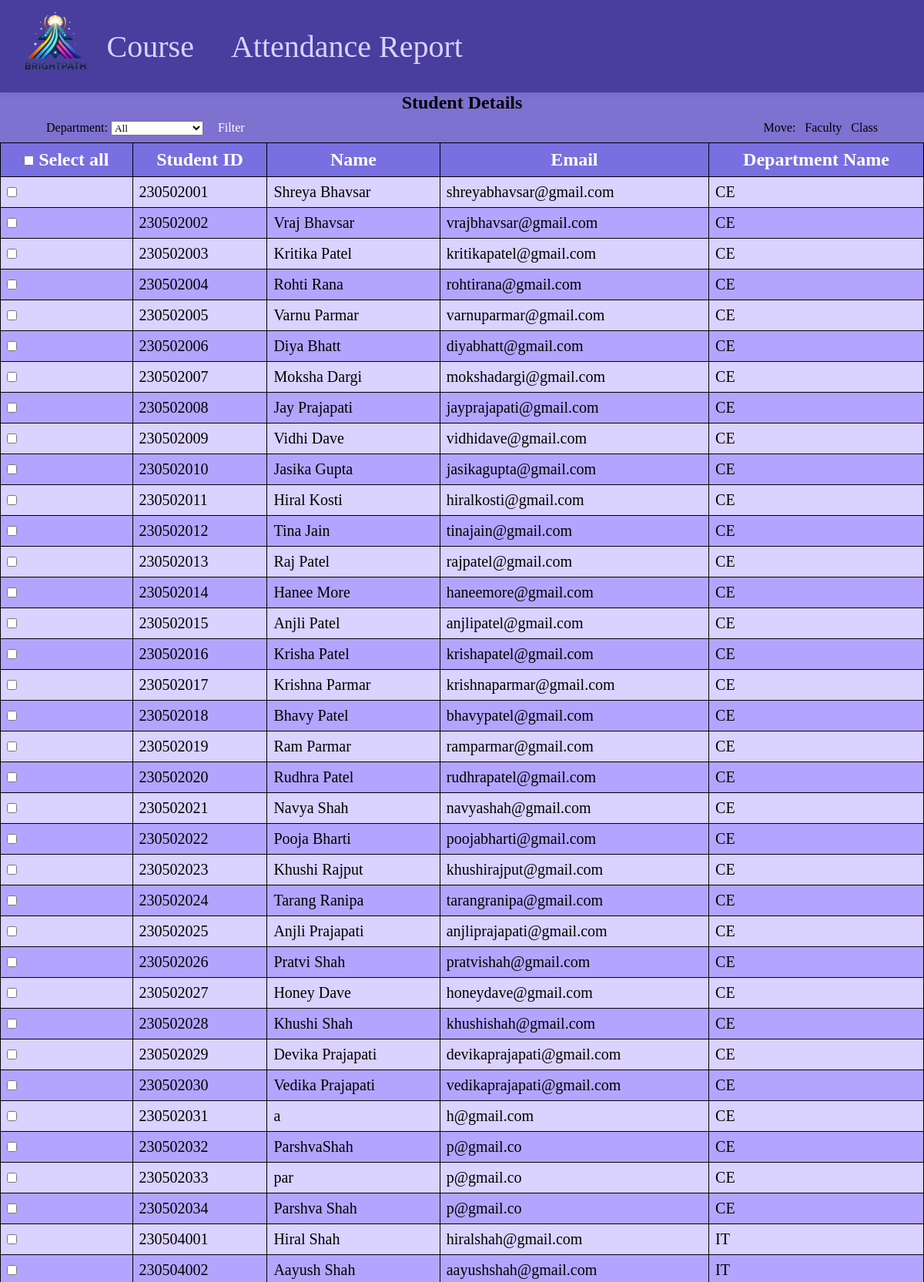
The page /hod/php/studentlist.php (upper part) on the database its author committed.
### tables this page shows
CREATE TABLE `students` (
  `Student_ID` int(15) NOT NULL,
  `Name` varchar(25) NOT NULL,
  `Email` varchar(50) NOT NULL,
  `Department_ID` int(15) DEFAULT NULL,
  `Password` int(10) NOT NULL
);

CREATE TABLE `department` (
  `Department_ID` int(15) NOT NULL,
  `Name` varchar(25) NOT NULL
);

### hod/php/studentlist.php (the view, shortened to what this page needs)
<?php
include 'conn.php';
include 'navbar.php';
include 'loading.php';
?>
<link rel="stylesheet" href="../css/m-student.css">
<div id="student">
    <div class="header">
        <div class="line1">
            <h2>Student Details</h2>
        </div>
        <div class="line2">
            <form method="post">
                Department:
                <select name="dept" style="width: 10vw;">
                    <option value="1" <?php if ($_SERVER['REQUEST_METHOD'] == 'POST' && isset($_POST['stu-list']) && $_POST['dept'] == 1) echo 'hidden'; if (!($_SERVER['REQUEST_METHOD'] == 'POST' && isset($_POST['stu-list']))) echo 'selected'; ?>>All</option>
                </select>
                <input type="submit" name="stu-list" class="filter-btn" value="Filter">
            </form>
            <div class="redirect">
                Move:
                <div class="card" onclick="window.location.href='facultyavability.php'">Faculty</div>
                <div class="card" onclick="window.location.href='classcheck.php'">Class</div>
            </div>
        </div>
    </div>
    <?php
    $sql = "SELECT students.*, department.Name AS Department_Name FROM students LEFT JOIN department ON students.Department_ID = department.Department_ID";
    $result = mysqli_query($conn, $sql);
    ?>
    <form method="post" id="studentForm">
        <table id="stu-tab">
            <tr class="theader">
                <th><input type="checkbox" id="select-all"> Select all</th>
                <th>Student ID</th>
                <th>Name</th>
                <th>Email</th>
                <?php if (!isset($_POST['stu-list']) || (isset($_POST['stu-list']) && $_POST['dept'] == 1)) echo '<th>Department Name</th>'; ?>
            </tr>
            <?php
            while ($row = mysqli_fetch_array($result)) {
                echo '<tr>';
                echo '<td><input type="checkbox" name="stu[]" value="' . $row['Student_ID'] . '"></td>';
                echo '<td>' . $row['Student_ID'] . '</td>';
                echo '<td>' . $row['Name'] . '</td>';
                echo '<td>' . $row['Email'] . '</td>';
                if (!isset($_POST['stu-list']) || (isset($_POST['stu-list']) && $_POST['dept'] == 1)) {
                    echo '<td>' . $row['Department_Name'] . '</td>';
                }
                echo '</tr>';
            }
            ?>
        </table>
    </form>
</div>

### hod/css/navbar.css (style rules this page uses)
* { font-family: 'Times New Roman'; margin: 0; padding: 0; }

### hod/css/m-student.css (style rules this page uses)
body { background-color: rgba(128, 128, 128, 0.3); font-family: Arial, sans-serif; }
#student { top: 15vh; position: relative; width: 100%; margin: 0; padding: 0; height: 100%; }
.header { z-index: 100; background-color: rgb(126, 113, 207); width: 100%; box-shadow: 0px 4px 10px rgba(0, 0, 0, 0.1); }
.line1 { display: flex; justify-content: center; align-items: center; }
.line2 { display: flex; justify-content: space-between; align-items: center; margin: 0 5vw; }
.redirect { display: flex; gap: 1vw; }
#stu-tab { border-spacing: 0; width: 100%; border-collapse: collapse; }
#stu-tab th { text-align: center; padding: 1vh; font-size: 3vh; background-color: #786fe0; color: white; border-color: black; }
#stu-tab .theader { position: sticky; top: 15vh; z-index: 10; }
#stu-tab td, #stu-tab td a { text-align: left; padding: 1vh; font-size: 2.5vh; }
#stu-tab th, td { border: 1px solid black; width: auto; }
#stu-tab tr:nth-child(even) { background-color: #dad2ff; }
#stu-tab tr:nth-child(odd) { background-color: #b3a5ff; }
.filter-btn, .action-btn { background-color: #7e71cf; color: white; padding: 10px 15px; font-size: 16px; border: none; cursor: pointer; border-radius: 5px; transition: background-color 0.3s ease; }

### rows shown on the page
students: Student_ID "230502001", Name "Shreya Bhavsar", Email "shreyabhavsar@gmail.com", Department_ID.Name "CE"
students: Student_ID "230502002", Name "Vraj Bhavsar", Email "vrajbhavsar@gmail.com", Department_ID.Name "CE"
students: Student_ID "230502003", Name "Kritika Patel", Email "kritikapatel@gmail.com", Department_ID.Name "CE"
students: Student_ID "230502004", Name "Rohti Rana", Email "rohtirana@gmail.com", Department_ID.Name "CE"
students: Student_ID "230502005", Name "Varnu Parmar", Email "varnuparmar@gmail.com", Department_ID.Name "CE"
students: Student_ID "230502006", Name "Diya Bhatt", Email "diyabhatt@gmail.com", Department_ID.Name "CE"
students: Student_ID "230502007", Name "Moksha Dargi", Email "mokshadargi@gmail.com", Department_ID.Name "CE"
students: Student_ID "230502008", Name "Jay Prajapati", Email "jayprajapati@gmail.com", Department_ID.Name "CE"
students: Student_ID "230502009", Name "Vidhi Dave", Email "vidhidave@gmail.com", Department_ID.Name "CE"
students: Student_ID "230502010", Name "Jasika Gupta", Email "jasikagupta@gmail.com", Department_ID.Name "CE"
students: Student_ID "230502011", Name "Hiral Kosti", Email "hiralkosti@gmail.com", Department_ID.Name "CE"
students: Student_ID "230502012", Name "Tina Jain", Email "tinajain@gmail.com", Department_ID.Name "CE"
students: Student_ID "230502013", Name "Raj Patel", Email "rajpatel@gmail.com", Department_ID.Name "CE"
students: Student_ID "230502014", Name "Hanee More", Email "haneemore@gmail.com", Department_ID.Name "CE"
students: Student_ID "230502015", Name "Anjli Patel", Email "anjlipatel@gmail.com", Department_ID.Name "CE"
students: Student_ID "230502016", Name "Krisha Patel", Email "krishapatel@gmail.com", Department_ID.Name "CE"
students: Student_ID "230502017", Name "Krishna Parmar", Email "krishnaparmar@gmail.com", Department_ID.Name "CE"
students: Student_ID "230502018", Name "Bhavy Patel", Email "bhavypatel@gmail.com", Department_ID.Name "CE"
students: Student_ID "230502019", Name "Ram Parmar", Email "ramparmar@gmail.com", Department_ID.Name "CE"
students: Student_ID "230502020", Name "Rudhra Patel", Email "rudhrapatel@gmail.com", Department_ID.Name "CE"
students: Student_ID "230502021", Name "Navya Shah", Email "navyashah@gmail.com", Department_ID.Name "CE"
students: Student_ID "230502022", Name "Pooja Bharti", Email "poojabharti@gmail.com", Department_ID.Name "CE"
students: Student_ID "230502023", Name "Khushi Rajput", Email "khushirajput@gmail.com", Department_ID.Name "CE"
students: Student_ID "230502024", Name "Tarang Ranipa", Email "tarangranipa@gmail.com", Department_ID.Name "CE"
students: Student_ID "230502025", Name "Anjli Prajapati", Email "anjliprajapati@gmail.com", Department_ID.Name "CE"
students: Student_ID "230502026", Name "Pratvi Shah", Email "pratvishah@gmail.com", Department_ID.Name "CE"
students: Student_ID "230502027", Name "Honey Dave", Email "honeydave@gmail.com", Department_ID.Name "CE"
students: Student_ID "230502028", Name "Khushi Shah", Email "khushishah@gmail.com", Department_ID.Name "CE"
students: Student_ID "230502029", Name "Devika Prajapati", Email "devikaprajapati@gmail.com", Department_ID.Name "CE"
students: Student_ID "230502030", Name "Vedika Prajapati", Email "vedikaprajapati@gmail.com", Department_ID.Name "CE"
students: Student_ID "230502031", Name "a", Email "h@gmail.com", Department_ID.Name "CE"
students: Student_ID "230502032", Name "ParshvaShah", Email "p@gmail.co", Department_ID.Name "CE"
students: Student_ID "230502033", Name "par", Email "p@gmail.co", Department_ID.Name "CE"
students: Student_ID "230502034", Name "Parshva Shah", Email "p@gmail.co", Department_ID.Name "CE"
students: Student_ID "230504001", Name "Hiral Shah", Email "hiralshah@gmail.com", Department_ID.Name "IT"
students: Student_ID "230504002", Name "Aayush Shah", Email "aayushshah@gmail.com", Department_ID.Name "IT"
